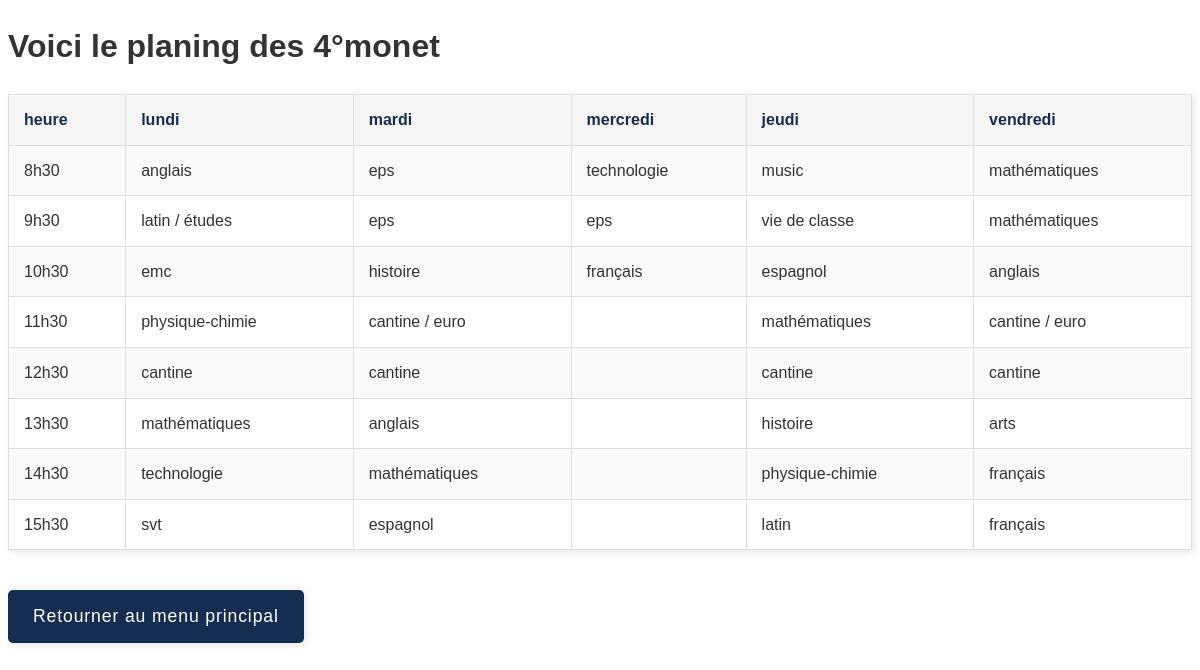
/blog/G1/, run on the app's committed database.
### blog/models.py (models this page shows, shortened)
class Planning(models.Model):
    heure = models.CharField(max_length = 20)
    jour = models.CharField(max_length =20)
    matiere = models.CharField(max_length =20, null=True)
    semaine = models.CharField(max_length =20, null=True)
    groupe = models.CharField(max_length=20, null=True)

### blog/views.py (the view)
# urls.py: path('G1/', planning_g1, name="planning_g1"),
def planning_g1(request):
    jours_order = ['lundi', 'mardi', 'mercredi', 'jeudi', 'vendredi', 'samedi', 'dimanche']
    heures_distinctes = ['8h30', '9h30', '10h30', '11h30', '12h30', '13h30', '14h30', '15h30']
    preserved = Case(*[When(jour=jour, then=Value(pos)) for pos, jour in enumerate(jours_order)], output_field=IntegerField())
    jour_distinctes = Planning.objects.values('jour').annotate(Count('id')).annotate(sort_order=preserved).order_by('sort_order')
    date_actuelle = datetime.date.today()
    if est_semaine_paire(date_actuelle):
        plannings = Planning.objects.filter(semaine__in=["0", "2"], groupe__in=["1"])
    else:
        plannings = Planning.objects.filter(semaine__in=["0", "1"], groupe__in=["1"])
    context = {
        "plannings": plannings,
        'jour_distinctes': jour_distinctes,
        'heures_distinctes': heures_distinctes
    }
    return render(request, "blog/planning.html", context)

### blog/templatetags/custom_filters.py (called while the page is built)
@register.simple_tag
def get_planning(plannings, heure, jour):
    for planning in plannings:
        if planning.heure == heure and planning.jour == jour:
            return planning.matiere
    return ''

### blog/views.py (called while the page is built)
def est_semaine_paire(date):
    semaine_num = date.isocalendar()[1]
    return semaine_num % 2 == 0

### blog/templates/blog/planning.html (shortened to what this page needs)
{% load static %}
{% load custom_filters %}
<!DOCTYPE html>
<html lang="en">
<head>
    <link rel="stylesheet" href="{% static 'css/style2.css' %}">
</head>
<body>
    <h1>Voici le planing des 4°monet </h1>
    <table border="1">
        <thead>
            <tr>
                <th>heure</th>
                {% for jour in jour_distinctes %}
                    <th>{{ jour.jour }}</th>
                {% endfor %}
            </tr>
        </thead>
        <tbody>
                    {% for heure in heures_distinctes %}
            <tr>
                <td>{{ heure }}</td>
                {% for jour in jour_distinctes %}
                    <td>
                        {% get_planning plannings heure jour.jour as planning_matiere %}
                        {{ planning_matiere }}
                    </td>
                {% endfor %}
            </tr>
        {% endfor %}
        </tbody>
    </table>
    <a href="http://127.0.0.1:8000/">Retourner au menu principal</a>
</body>
</html>

### site_leo/static/css/style2.css (style rules this page uses)
:root { --primary-color: #152D50; --hover-color: #0A1C33; --border-color: #e0e0e0; --header-bg-color: #f6f6f6; --odd-row-color: #fafafa; --hover-row-color: #e0e0e0; --shadow-light: 2px 2px 8px rgba(0, 0, 0, 0.1); --shadow-pressed: 1px 1px 4px rgba(0, 0, 0, 0.15); --font-family: 'Arial', sans-serif; }
body { font-family: var(--font-family); line-height: 1.6; color: #333; }
table { width: 100%; border-collapse: collapse; margin-bottom: 20px; box-shadow: var(--shadow-light); }
th, td { border: 1px solid var(--border-color); padding: 12px 15px; text-align: left; }
th { background-color: var(--header-bg-color); color: var(--primary-color); font-weight: 600; }
tr:nth-child(odd) { background-color: var(--odd-row-color); }
a { display: inline-block; background-color: var(--primary-color); color: white; padding: 12px 25px; margin-top: 20px; border-radius: 5px; text-decoration: none; transition: background-color 0.3s ease, transform 0.2s ease; font-size: 1.1rem; box-shadow: var(--shadow-light); letter-spacing: 0.05em; }

### data on the page
Planning: jour_distinctes "anglais"
Planning: jour_distinctes "eps"
Planning: jour_distinctes "technologie"
Planning: jour_distinctes "music"
Planning: jour_distinctes "mathématiques"
Planning: jour_distinctes "latin / études"
Planning: jour_distinctes "eps"
Planning: jour_distinctes "eps"
Planning: jour_distinctes "vie de classe"
Planning: jour_distinctes "mathématiques"
Planning: jour_distinctes "emc"
Planning: jour_distinctes "histoire"
Planning: jour_distinctes "français"
Planning: jour_distinctes "espagnol"
Planning: jour_distinctes "anglais"
Planning: jour_distinctes "physique-chimie"
Planning: jour_distinctes "cantine / euro"
Planning: jour_distinctes "mathématiques"
Planning: jour_distinctes "cantine / euro"
Planning: jour_distinctes "cantine"
Planning: jour_distinctes "cantine"
Planning: jour_distinctes "cantine"
Planning: jour_distinctes "cantine"
Planning: jour_distinctes "mathématiques"
Planning: jour_distinctes "anglais"
Planning: jour_distinctes "histoire"
Planning: jour_distinctes "arts"
Planning: jour_distinctes "technologie"
Planning: jour_distinctes "mathématiques"
Planning: jour_distinctes "physique-chimie"
Planning: jour_distinctes "français"
Planning: jour_distinctes "svt"
Planning: jour_distinctes "espagnol"
Planning: jour_distinctes "latin"
Planning: jour_distinctes "français"

### other printed values
{{ jour.jour }} "lundi" "mardi" "mercredi" "jeudi" "vendredi"
{{ heure }} "8h30" "9h30" "10h30" "11h30" "12h30" "13h30" "14h30" "15h30"
